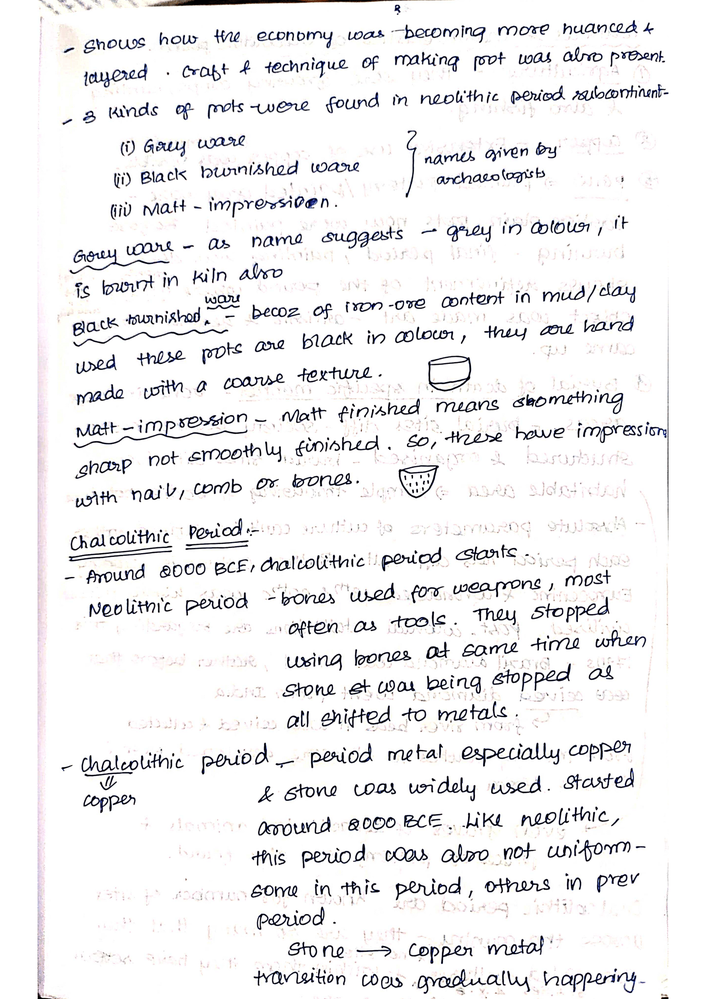
#> input picture test_page.png, 706 x 999 px, shrunk from 1653 x 2339 before the run, given as the content of the folder Dataset/WRITER_A, which was not available
$ python segment_lines.py
#> lines starting #> are read from the running program, lines starting #| are printed output that depends on the picture; after the words box and inside, x2 and y2 are one past the last pixel; in counts of white or black regions, pixels touching at a corner belong together; pictures that were not available may be replaced by others from this repository, and a replacement may not be noted
#> in segment_page_into_lines, img is the input picture: shape (999, 706, 3); mean B, G, R 239.7, 238.7, 239.1
import cv2
import os
from pathlib import Path

# Input: path to PNG page
# Output: multiple line images saved in writer-wise directory

def remove_ruled_lines(img_gray):
    # threshold
    th = cv2.threshold(img_gray, 0, 255, cv2.THRESH_BINARY_INV + cv2.THRESH_OTSU)[1]
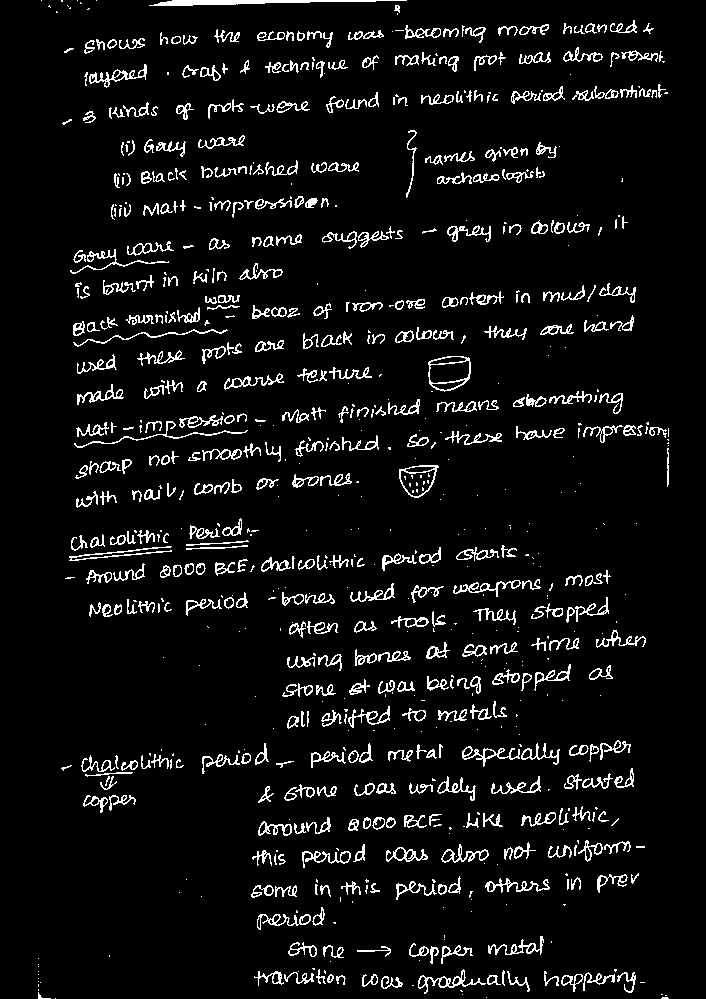
#> th: shape (999, 706); 6.5% white in thin lines or dots, all inside (x1, y1, x2, y2) = (38, 0, 669, 999)

    # detect ruled lines (horizontal)
    horizontal_kernel = cv2.getStructuringElement(cv2.MORPH_RECT, (40, 1))
    detected = cv2.morphologyEx(th, cv2.MORPH_OPEN, horizontal_kernel, iterations=2)
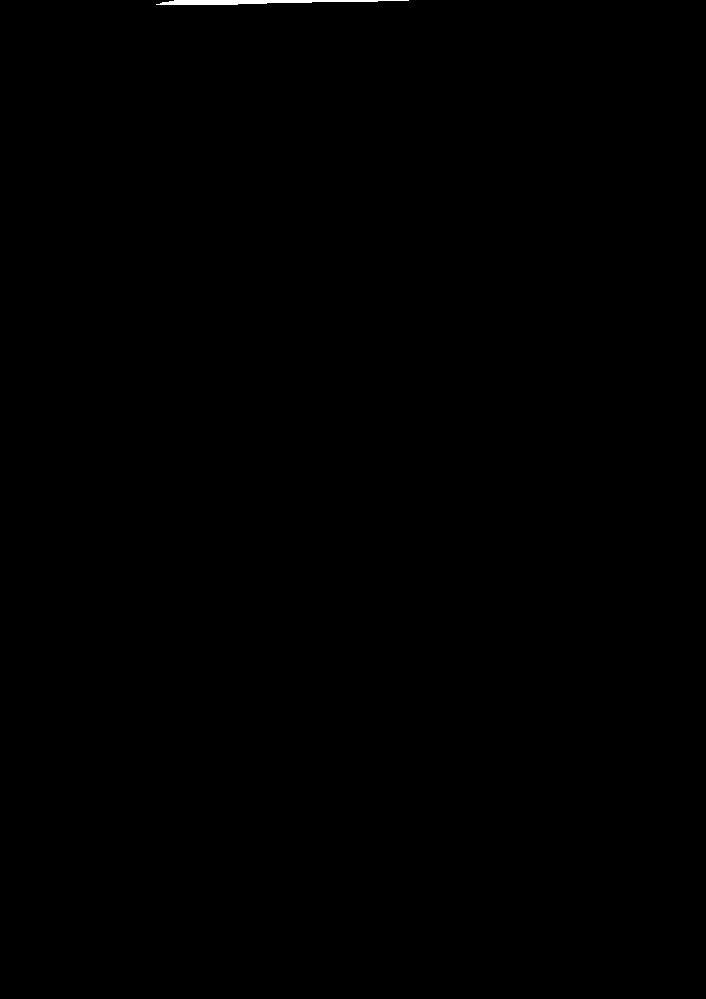
#> detected: shape (999, 706); 0.11% white; 1 white region, box (x1, y1, x2, y2) and area: (156, 0, 409, 5) 783

    # subtract to remove
    cleaned = cv2.subtract(th, detected)
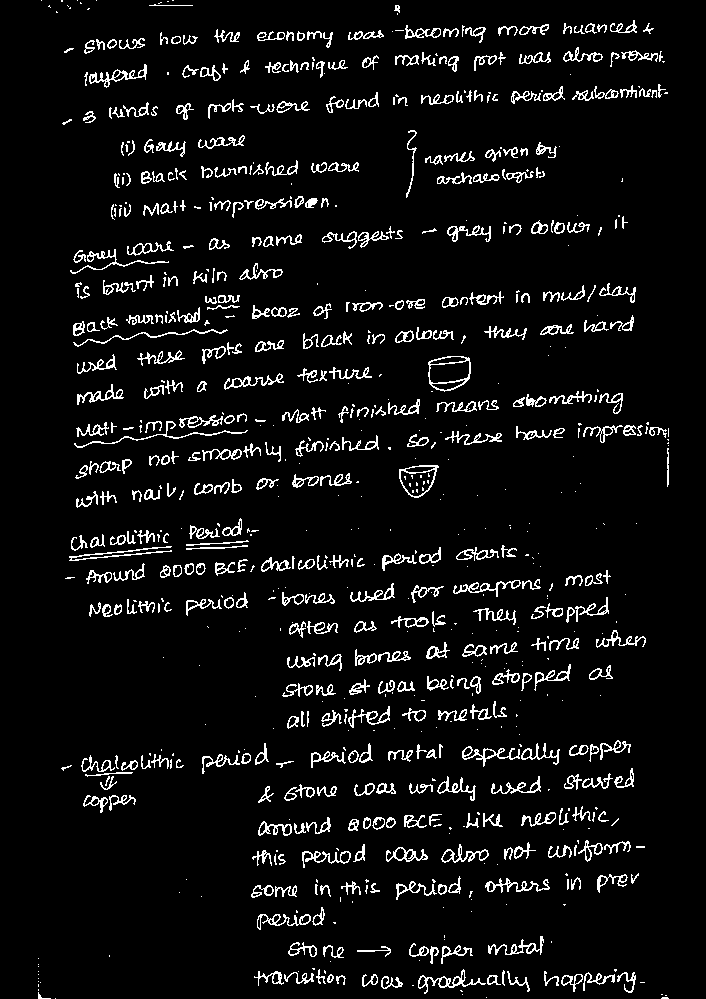
#> cleaned: shape (999, 706); 6.4% white in thin lines or dots, all inside (x1, y1, x2, y2) = (38, 0, 669, 999)

    cleaned = 255 - cleaned  # invert back to normal
    return cleaned

def segment_page_into_lines(page_path, out_folder):
    img = cv2.imread(str(page_path))
    gray = cv2.cvtColor(img, cv2.COLOR_BGR2GRAY)

    cleaned = remove_ruled_lines(gray)

    # binarize for segmentation
    th = cv2.threshold(cleaned, 0, 255, cv2.THRESH_BINARY_INV + cv2.THRESH_OTSU)[1]

    # dilate to join text in one line
    kernel = cv2.getStructuringElement(cv2.MORPH_RECT, (50,3))
    dil = cv2.dilate(th, kernel, iterations=1)
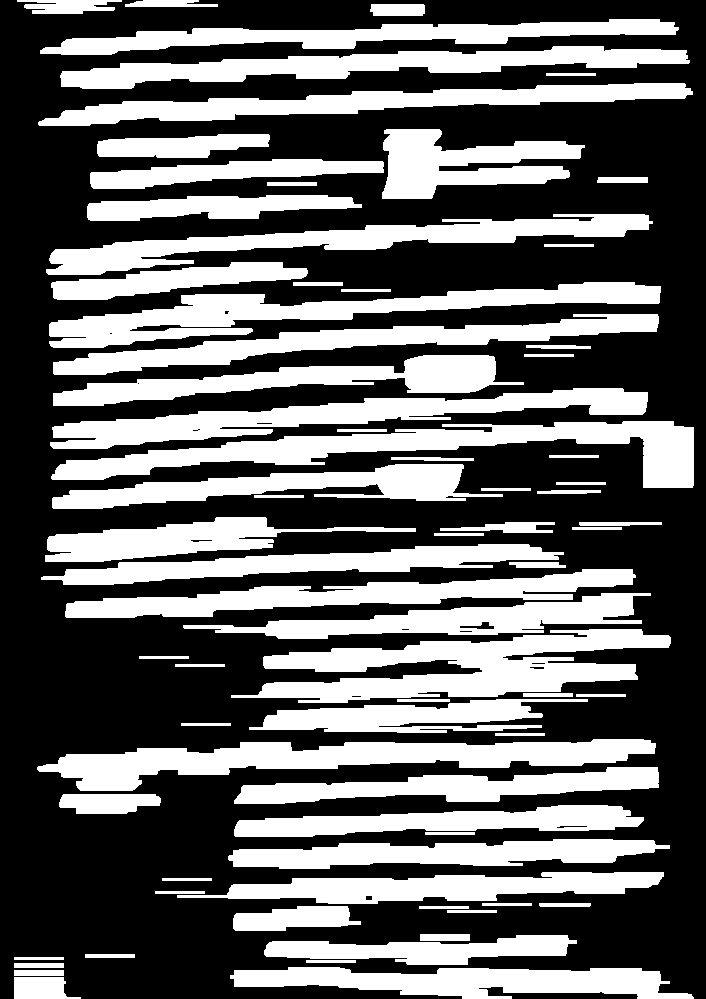
#> dil: shape (999, 706); 39.1% white; 74 white regions

    # find contours = lines
    cnts = cv2.findContours(dil, cv2.RETR_EXTERNAL, cv2.CHAIN_APPROX_SIMPLE)[0]
#> cnts = 74 contours; largest, box (x1, y1, x2, y2) and area: (231, 629, 671, 703) 15408, (51, 421, 694, 488) 13986, (37, 739, 656, 791) 13684, (49, 282, 661, 348) 12485, (50, 388, 648, 449) 11890
    cnts = sorted(cnts, key=lambda c: cv2.boundingRect(c)[1])  # sort by y

    os.makedirs(out_folder, exist_ok=True)

    line_no = 1
    for c in cnts:
        x,y,w,h = cv2.boundingRect(c)
        if h < 15:
            continue
        line_img = gray[y:y+h, :]
        cv2.imwrite(f"{out_folder}/line_{line_no}.png", line_img)
        line_no += 1
#> this loop made 74 passes
#> (x, y, w, h) on passes 1, 2, 3, 4, 5, 7, 8, 9, 10, 11, 13, 14: (125, 0, 93, 7), (17, 0, 105, 14), (370, 4, 55, 12), (40, 19, 639, 36), (60, 46, 630, 43), (38, 83, 655, 43), (382, 129, 203, 70), (97, 134, 173, 24), (90, 159, 294, 30), (597, 177, 51, 6), (87, 195, 275, 26), (46, 214, 607, 61)
#> (c, x, y, w, h) on passes 6, 12, 15, 18, 19, 22: ([[546, 73], [546, 75], [595, 75], [595, 73]], 546, 73, 50, 3), ([[267, 182], [267, 185], [316, 185], [316, 182]], 267, 182, 50, 4), ([[544, 244], [544, 246], [593, 246], [593, 244]], 544, 244, 50, 3), ([[293, 282], [293, 285], [342, 285], [342, 282]], 293, 282, 50, 4), ([[341, 289], [341, 291], [390, 291], [390, 289]], 341, 289, 50, 3), ([[524, 354], [524, 356], [573, 356], [573, 354]], 524, 354, 50, 3)
#> after the loop, line_no = 32

def process_all_writers():
    base = Path("Dataset")
    writers = ["WRITER_A", "WRITER_B", "WRITER_C", "WRITER_D"]

    for w in writers:
        writer_folder = base / w
        pages = list(writer_folder.glob("*.png"))

        lines_out = base / f"{w}_LINES"
        os.makedirs(lines_out, exist_ok=True)

        print(f"Processing {w} ...")
        for page in pages:
            page_out_dir = lines_out / page.stem
            segment_page_into_lines(page, page_out_dir)

if __name__ == "__main__":
    process_all_writers()
    print("DONE SEGMENTING ALL PAGES.")
